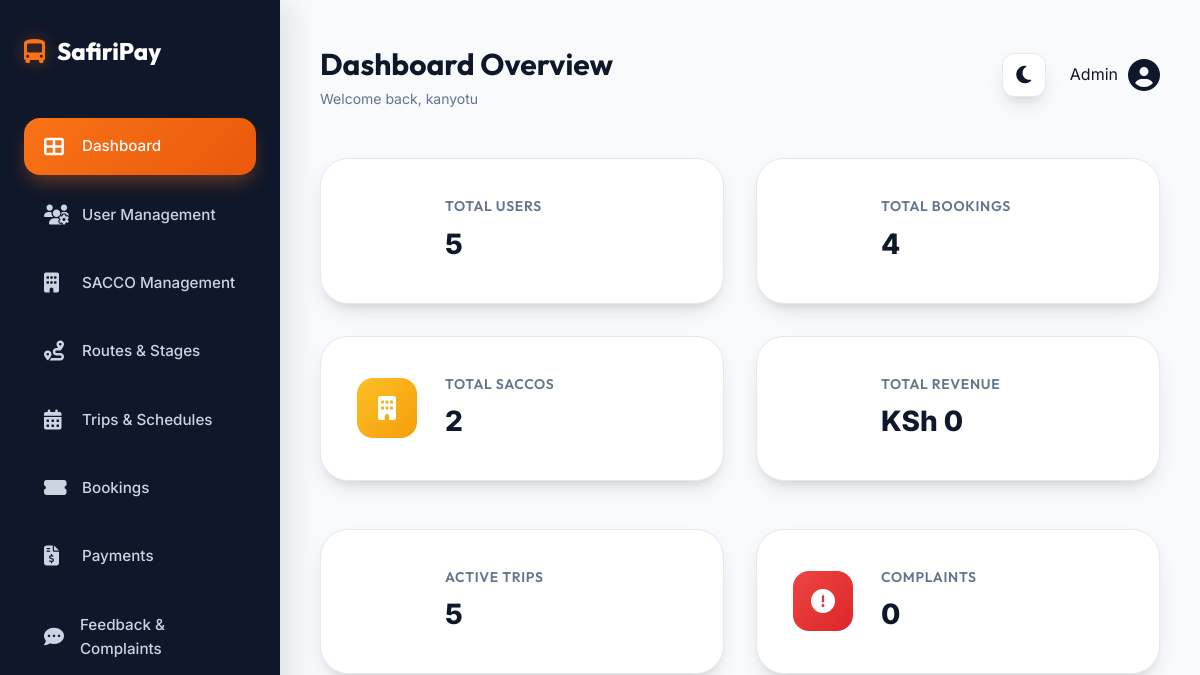
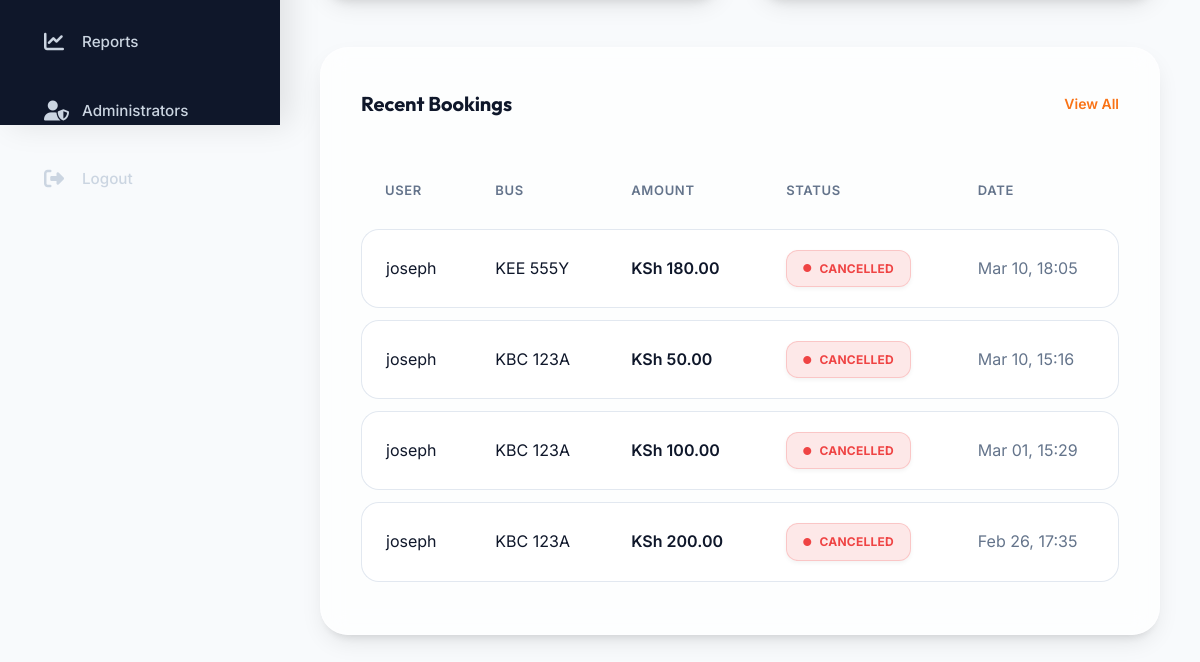
The app's page /adminveiw/dashboard.php (signed in), older data (2 pictures, top to bottom).
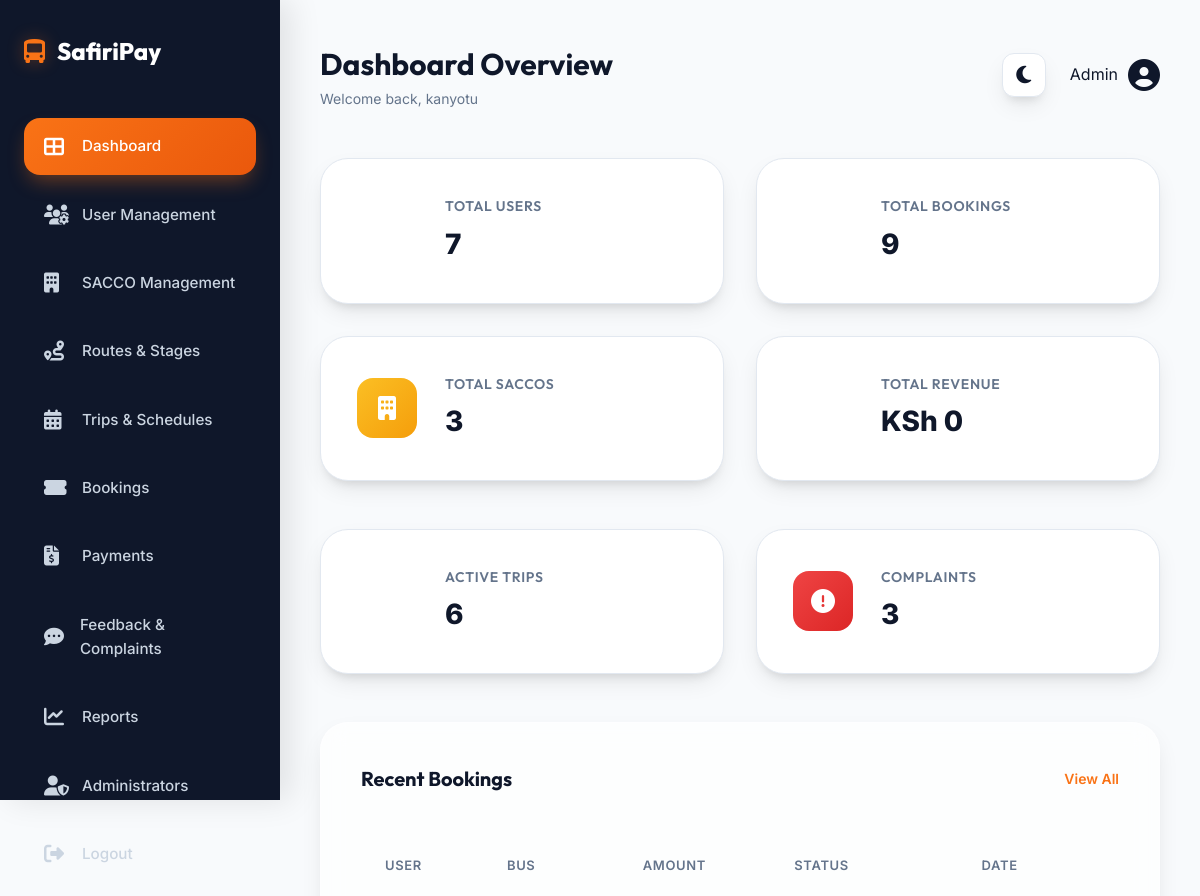
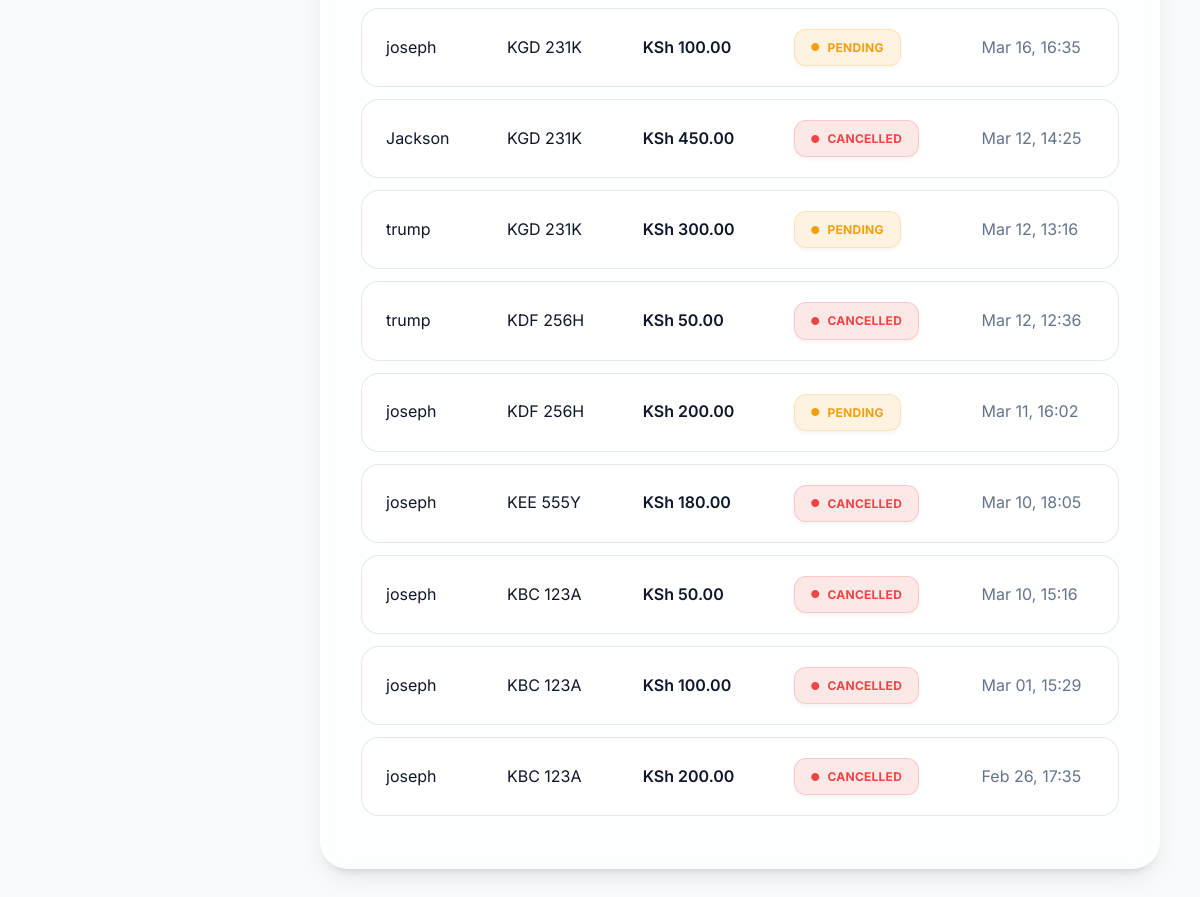
The same page, newer data (2 pictures, top to bottom).
### tables this page shows
CREATE TABLE `tripsessions` (
  `sessionid` int(11) NOT NULL,
  `userid` int(11) NOT NULL,
  `tripid` int(11) NOT NULL,
  `saccoid` int(11) NOT NULL,
  `busid` int(11) DEFAULT NULL,
  `fromstageid` int(11) DEFAULT NULL,
  `tostageid` int(11) DEFAULT NULL,
  `fareamount` decimal(10,2) NOT NULL,
  `seatid` int(11) DEFAULT NULL,
  `status` enum('pending','paid','expired','cancelled') DEFAULT 'pending',
  `boarding_status` enum('pending','boarded') DEFAULT 'pending',
  `disability_type` varchar(50) DEFAULT 'None',
  `luggage_type` varchar(50) DEFAULT 'None',
  `expiresat` datetime DEFAULT NULL,
  `createdat` datetime DEFAULT current_timestamp()
);

CREATE TABLE `users` (
  `userid` int(11) NOT NULL,
  `username` varchar(50) NOT NULL,
  `phoneno` varchar(15) NOT NULL,
  `email` varchar(255) DEFAULT NULL,
  `hashedpassword` varchar(255) NOT NULL,
  `monthlybudget` decimal(10,2) DEFAULT NULL,
  `datejoined` datetime DEFAULT current_timestamp(),
  `type` enum('user','sacco','admin') NOT NULL DEFAULT 'user',
  `saccoid` int(11) DEFAULT NULL
);

CREATE TABLE `buses` (
  `busid` int(11) NOT NULL,
  `saccoid` int(11) NOT NULL,
  `platenumber` varchar(20) NOT NULL,
  `capacity` int(11) DEFAULT 14,
  `status` tinyint(4) DEFAULT 1,
  `driverid` int(11) NOT NULL
);

### adminveiw/dashboard.php (the view, shortened to what this page needs)
<?php
include 'database.php';
$stats = [
    'users' => 0,
    'saccos' => 0,
    'bookings' => 0,
    'revenue' => 0,
    'trips' => 0,
    'complaints' => 0
];
$res = $conn->query("SELECT COUNT(*) as count FROM users WHERE type = 'user'");
if ($res) $stats['users'] = $res->fetch_assoc()['count'];
$res = $conn->query("SELECT COUNT(*) as count FROM saccos");
if ($res) $stats['saccos'] = $res->fetch_assoc()['count'];
$res = $conn->query("SELECT COUNT(*) as count FROM tripsessions");
if ($res) $stats['bookings'] = $res->fetch_assoc()['count'];
$res = $conn->query("SELECT SUM(fareamount) as total FROM tripsessions WHERE status = 'paid'");
if ($res) $stats['revenue'] = $res->fetch_assoc()['total'] ?? 0;
$res = $conn->query("SELECT COUNT(*) as count FROM trips WHERE status = 'active'");
if ($res) $stats['trips'] = $res->fetch_assoc()['count'];
$res = $conn->query("SELECT COUNT(*) as count FROM complaint");
if ($res) $stats['complaints'] = $res->fetch_assoc()['count'];
$recent_bookings = $conn->query("
    SELECT ts.*, u.username, b.platenumber
    FROM tripsessions ts
    JOIN users u ON ts.userid = u.userid
    LEFT JOIN buses b ON ts.busid = b.busid
    ORDER BY ts.createdat DESC
    LIMIT 10
");
?>
<!DOCTYPE html>
<html lang="en">
<head>
    <link rel="stylesheet" href="https://cdnjs.cloudflare.com/ajax/libs/font-awesome/6.4.0/css/all.min.css">
    <link rel="stylesheet" href="admin.css">
</head>
<body>
    <div class="dashboard-container">
        <div class="sidebar">
            <div class="sidebar-header">
                <i class="fas fa-bus-alt"></i>
                <span>SafiriPay</span>
            </div>
            <ul class="sidebar-menu">
                <li><a href="dashboard.php" class="active"><i class="fas fa-th-large"></i> <span>Dashboard</span></a></li>
                <li><a href="manage_users.php"><i class="fas fa-users-cog"></i> <span>User Management</span></a></li>
                <li><a href="manage_saccos.php"><i class="fas fa-building"></i> <span>SACCO Management</span></a></li>
                <li><a href="manage_routes.php"><i class="fas fa-route"></i> <span>Routes & Stages</span></a></li>
                <li><a href="manage_trips.php"><i class="fas fa-calendar-alt"></i> <span>Trips & Schedules</span></a></li>
                <li><a href="manage_bookings.php"><i class="fas fa-ticket-alt"></i> <span>Bookings</span></a></li>
                <li><a href="manage_payments.php"><i class="fas fa-file-invoice-dollar"></i> <span>Payments</span></a></li>
                <li><a href="manage_feedback.php"><i class="fas fa-comment-dots"></i> <span>Feedback & Complaints</span></a></li>
                <li><a href="reports.php"><i class="fas fa-chart-line"></i> <span>Reports</span></a></li>
                <li><a href="addadmin.php"><i class="fas fa-user-shield"></i> <span>Administrators</span></a></li>
                <li><a href="logout.php"><i class="fas fa-sign-out-alt"></i> <span>Logout</span></a></li>
            </ul>
        </div>
        <main class="main-content">
            <header class="header">
                <div class="header-title">
                    <h1>Dashboard Overview</h1>
                    <p style="color: var(--text-muted); font-size: 0.875rem;">Welcome back, <?php echo htmlspecialchars($_SESSION['admin_username']); ?></p>
                </div>
                <div class="header-actions">
                    <button class="theme-toggle" id="theme-toggle" title="Toggle Dark Mode">
                        <i class="fas fa-moon"></i>
                    </button>
                    <div class="user-info" style="display: flex; align-items: center; gap: 10px;">
                        <span>Admin</span>
                        <i class="fas fa-user-circle fa-2x"></i>
                    </div>
                </div>
            </header>
            <div class="stats-grid">
                <div class="stat-card">
                    <div class="stat-icon users">
                        <i class="fas fa-users"></i>
                    </div>
                    <div class="stat-info">
                        <h3>Total Users</h3>
                        <p><?php echo number_format($stats['users']); ?></p>
                    </div>
                </div>
                <div class="stat-card">
                    <div class="stat-icon bookings">
                        <i class="fas fa-ticket-alt"></i>
                    </div>
                    <div class="stat-info">
                        <h3>Total Bookings</h3>
                        <p><?php echo number_format($stats['bookings']); ?></p>
                    </div>
                </div>
                <div class="stat-card">
                    <div class="stat-icon users" style="background: linear-gradient(135deg, #fbbf24, #f59e0b);">
                        <i class="fas fa-building"></i>
                    </div>
                    <div class="stat-info">
                        <h3>Total SACCOs</h3>
                        <p><?php echo number_format($stats['saccos']); ?></p>
                    </div>
                </div>
                <div class="stat-card">
                    <div class="stat-icon revenue">
                        <i class="fas fa-money-bill-wave"></i>
                    </div>
                    <div class="stat-info">
                        <h3>Total Revenue</h3>
                        <p>KSh <?php echo number_format($stats['revenue'], 0); ?></p>
                    </div>
                </div>
            </div>
            <div class="stats-grid" style="grid-template-columns: repeat(auto-fit, minmax(300px, 1fr));">
                 <div class="stat-card">
                    <div class="stat-icon buses">
                        <i class="fas fa-bus"></i>
                    </div>
                    <div class="stat-info">
                        <h3>Active Trips</h3>
                        <p><?php echo number_format($stats['trips']); ?></p>
                    </div>
                </div>
                <div class="stat-card">
                    <div class="stat-icon revenue" style="background: linear-gradient(135deg, #ef4444, #dc2626);">
                        <i class="fas fa-exclamation-circle"></i>
                    </div>
                    <div class="stat-info">
                        <h3>Complaints</h3>
                        <p><?php echo number_format($stats['complaints']); ?></p>
                    </div>
                </div>
            </div>
            <div class="data-card">
                <div class="data-card-header">
                    <h2>Recent Bookings</h2>
                    <a href="manage_bookings.php" style="color: var(--primary); font-size: 0.875rem; font-weight: 600; text-decoration: none;">View All</a>
                </div>
                <div class="table-responsive">
                    <table>
                        <thead>
                            <tr>
                                <th>User</th>
                                <th>Bus</th>
                                <th>Amount</th>
                                <th>Status</th>
                                <th>Date</th>
                            </tr>
                        </thead>
                        <tbody>
                            <?php if ($recent_bookings && $recent_bookings->num_rows > 0): ?>
                                <?php while($row = $recent_bookings->fetch_assoc()): ?>
                                    <tr>
                                        <td><?php echo htmlspecialchars($row['username']); ?></td>
                                        <td><?php echo htmlspecialchars($row['platenumber'] ?? 'N/A'); ?></td>
                                        <td style="font-weight: 600;">KSh <?php echo number_format($row['fareamount'], 2); ?></td>
                                        <td>
                                            <span class="status-badge status-<?php echo strtolower($row['status']); ?>">
                                                <i class="fas fa-circle" style="font-size: 0.5rem;"></i>
                                                <?php echo ucfirst($row['status']); ?>
                                            </span>
                                        </td>
                                        <td style="color: var(--text-muted);"><?php echo date('M d, H:i', strtotime($row['createdat'])); ?></td>
                                    </tr>
                                <?php endwhile; ?>
                            <?php else: ?>
                                <tr>
                                    <td colspan="5" style="text-align:center;">No recent bookings found.</td>
                                </tr>
                            <?php endif; ?>
                        </tbody>
                    </table>
                </div>
            </div>
        </main>
    </div>
</body>
</html>

Row changes from the older to the newer data that the page shows:
added tripsessions: userid.username "joseph", busid.platenumber "KGD 231K", fareamount "100.00", status "PENDING", createdat "Mar 16, 16:35"
added tripsessions: userid.username "Jackson", busid.platenumber "KGD 231K", fareamount "450.00", status "CANCELLED", createdat "Mar 12, 14:25"
added tripsessions: userid.username "trump", busid.platenumber "KGD 231K", fareamount "300.00", status "PENDING", createdat "Mar 12, 13:16"
added tripsessions: userid.username "trump", busid.platenumber "KDF 256H", fareamount "50.00", status "CANCELLED", createdat "Mar 12, 12:36"
added tripsessions: userid.username "joseph", busid.platenumber "KDF 256H", fareamount "200.00", status "PENDING", createdat "Mar 11, 16:02"
Text that changed along with them:
$stats['users']: "5" → "7"
$stats['bookings']: "4" → "9"
$stats['saccos']: "2" → "3"
$stats['trips']: "5" → "6"
$stats['complaints']: "0" → "3"
